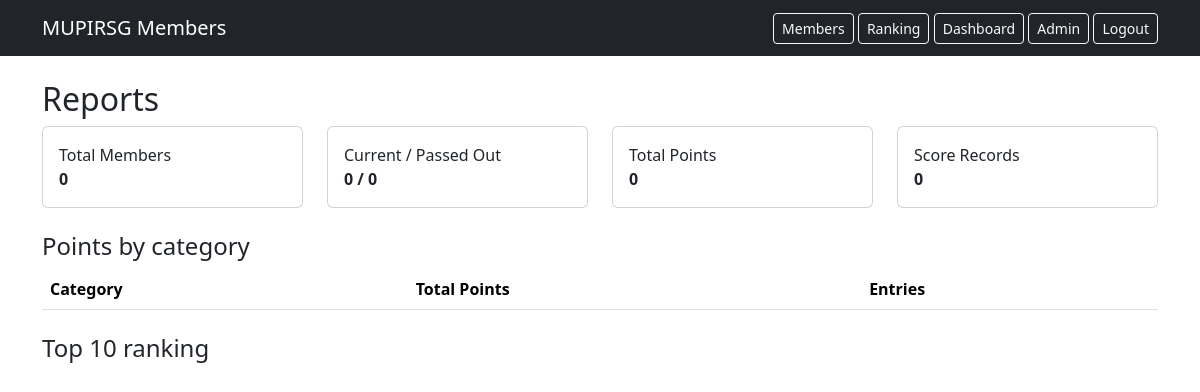
Before: /members/admin/reports/ (signed in) with the older database file.
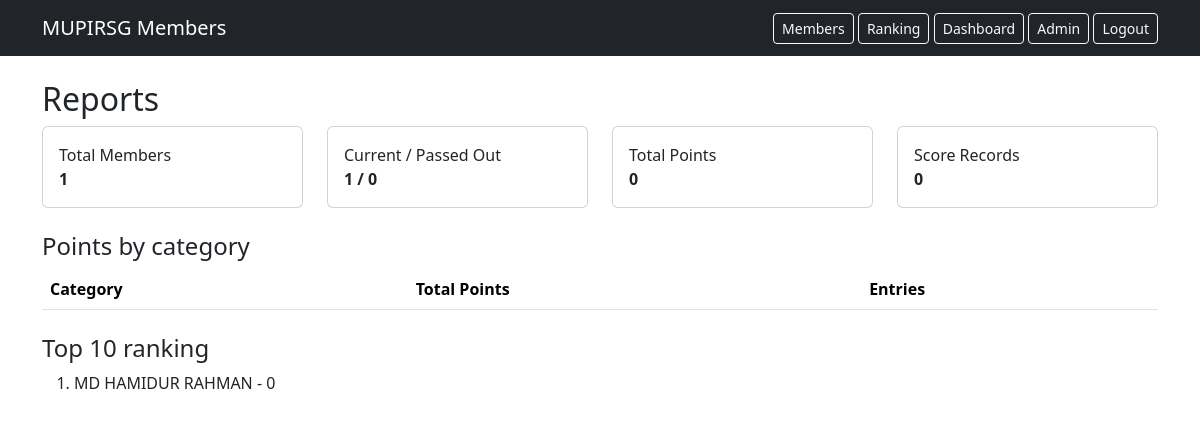
After: the same page with the newer database file.
### members/models.py (models this page shows, shortened)
class MemberProfile(models.Model):
    class Status(models.TextChoices):
        CURRENT_STUDENT = "current", "Current Student"
        PASSED_OUT = "passed_out", "Passed Out"
    class BloodGroup(models.TextChoices):
        A_POS = "A+", "A+"
        A_NEG = "A-", "A-"
        B_POS = "B+", "B+"
        B_NEG = "B-", "B-"
        AB_POS = "AB+", "AB+"
        AB_NEG = "AB-", "AB-"
        O_POS = "O+", "O+"
        O_NEG = "O-", "O-"
        UNKNOWN = "unknown", "Unknown"
    user = models.OneToOneField(
        settings.AUTH_USER_MODEL,
        on_delete=models.CASCADE,
        related_name="member_profile",
    )
    bs_id = models.CharField(
        "BS ID",
        max_length=32,
        unique=True,
        db_index=True,
        help_text="The member's existing Bangladesh Scouts ID. This is the only member identifier used in this app.",
    )
    full_name = models.CharField(max_length=150)
    profile_photo = models.ImageField(
        upload_to=profile_photo_upload_path,
        blank=True,
        null=True,
        validators=[FileExtensionValidator(allowed_extensions=["jpg", "jpeg", "png", "webp"])],
    )
    student_id = models.CharField("Student ID / Roll Number", max_length=50, blank=True)
    department = models.CharField(max_length=100, blank=True, db_index=True)
    technology = models.CharField("Technology / Trade", max_length=100, blank=True)
    semester = models.CharField(max_length=20, blank=True)
    session = models.CharField(max_length=20, blank=True, db_index=True)
    phone = models.CharField(max_length=20, blank=True)
    email = models.EmailField(blank=True, help_text="Optional if it duplicates the account email.")
    address = models.TextField(blank=True)
    blood_group = models.CharField(max_length=10, choices=BloodGroup.choices, default=BloodGroup.UNKNOWN, blank=True)
    joining_date = models.DateField(null=True, blank=True)
    registration_number = models.CharField(max_length=50, blank=True)
    biography = models.TextField("Short Biography", blank=True, max_length=1000)
    status = models.CharField(max_length=20, choices=Status.choices, default=Status.CURRENT_STUDENT, db_index=True)
    created_at = models.DateTimeField(auto_now_add=True)
    updated_at = models.DateTimeField(auto_now=True)
    class Meta:
        ordering = ["full_name"]
        indexes = [
            models.Index(fields=["status", "session"]),
            models.Index(fields=["department", "session"]),
        ]

### members/views.py (the view)
# urls.py: path("admin/reports/", views.admin_reports, name="admin_reports"),
@admin_required
def admin_reports(request):
    context = {
        "stats": get_admin_dashboard_stats(),
        "points_by_category": get_points_by_category_report(),
        "ranking_top10": get_ranking(limit=10),
    }
    return render(request, "members/reports.html", context)

### members/permissions.py (called while the page is built)
def admin_required(view_func):
    @wraps(view_func)
    @login_required
    def _wrapped(request, *args, **kwargs):
        if not request.user.is_staff:
            raise PermissionDenied("You do not have permission to access this page.")
        return view_func(request, *args, **kwargs)
    return _wrapped

### members/services.py (called while the page is built)
def _ranking_queryset():
    scope = getattr(settings, "MEMBERS_RANKING_SCOPE", "current")
    qs = MemberProfile.objects.all()
    if scope == "current":
        qs = qs.filter(status=MemberProfile.Status.CURRENT_STUDENT)
    elif scope == "current_and_passed_out":
        qs = qs.filter(status__in=[MemberProfile.Status.CURRENT_STUDENT, MemberProfile.Status.PASSED_OUT])
    return qs

def get_points_by_category_report():
    rows = (
        ScoreRecord.objects.values("category__name")
        .annotate(total=Sum("points"), count=Count("id"))
        .order_by("-total")
    )
    return list(rows)

### members/templates/members/reports.html (shortened to what this page needs)
{% extends "members/base.html" %}
{% block content %}
<h2>Reports</h2>
<div class="row">
  <div class="col-md-3"><div class="card p-3">Total Members<br><strong>{{ stats.total_members }}</strong></div></div>
  <div class="col-md-3"><div class="card p-3">Current / Passed Out<br><strong>{{ stats.current_students }} / {{ stats.passed_out }}</strong></div></div>
  <div class="col-md-3"><div class="card p-3">Total Points<br><strong>{{ stats.total_points }}</strong></div></div>
  <div class="col-md-3"><div class="card p-3">Score Records<br><strong>{{ stats.total_score_records }}</strong></div></div>
</div>
<h4 class="mt-4">Points by category</h4>
<table class="table">
  <thead><tr><th>Category</th><th>Total Points</th><th>Entries</th></tr></thead>
</table>
<h4 class="mt-4">Top 10 ranking</h4>
<ol>{% for entry in ranking_top10 %}<li>{{ entry.member.full_name }} - {{ entry.total_points }}</li>{% endfor %}</ol>
{% endblock %}

Changed rows visible on the page:
added MemberProfile: member.full_name "MD HAMIDUR RAHMAN", total_points "0"
Other visible differences:
{{ stats.total_members }}: "0" → "1"
{{ stats.current_students }}: "0" → "1"
